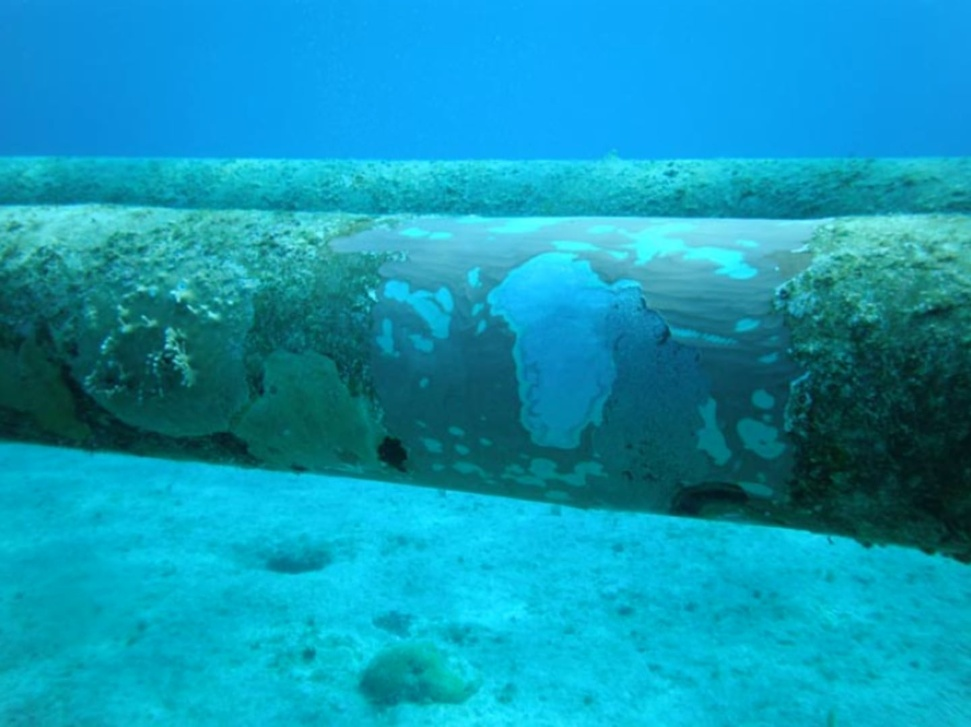
#> input picture dataset/image-6.jpg, 971 x 727 px, shrunk from 1440 x 1078 before the run, found by its file name
$ python uciqe2.py
#> lines starting #> are read from the running program, lines starting #| are printed output that depends on the picture; long printed decimals are rounded
#> further down, img is the input picture: shape (727, 971, 3); mean R, G, B 14.3, 151.6, 181.8
'''
UCIQE
Metrics for unferwater image quality evaluation.

Source: https://github.com/TongJiayan/UCIQE-python/blob/main/UCIQE.py
Author: TongJiayan
Based on the paper: https://doi.org/10.1109/TIP.2015.2491020

'''

import numpy as np
from skimage import io, color

def getUCIQE(img):
    img_LAB = color.rgb2lab(img)
#> img_LAB: shape (727, 971, 3) float64; mean of channels 0, 1, 2 57.4, -21.3, -24.3
    img_LAB = np.array(img_LAB,dtype=np.float64)

    # Trained coefficients are c1=0.4680, c2=0.2745, c3=0.2576 according to paper.
    # coe_Metric = [0.4680, 0.2745, 0.2576]
    c1,c2,c3 = 0.4680, 0.2745, 0.2576

    img_lum = img_LAB[:,:,0]/255.0
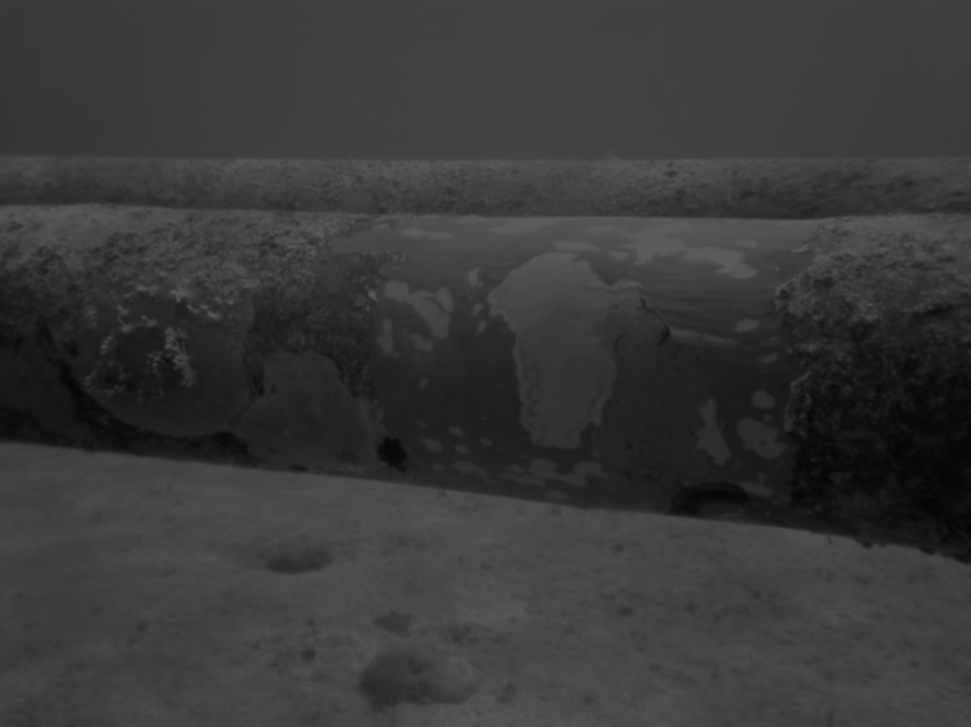
#> img_lum: shape (727, 971) float64; min 0.0216, max 0.363, mean 0.225
    img_a = img_LAB[:,:,1]/255.0
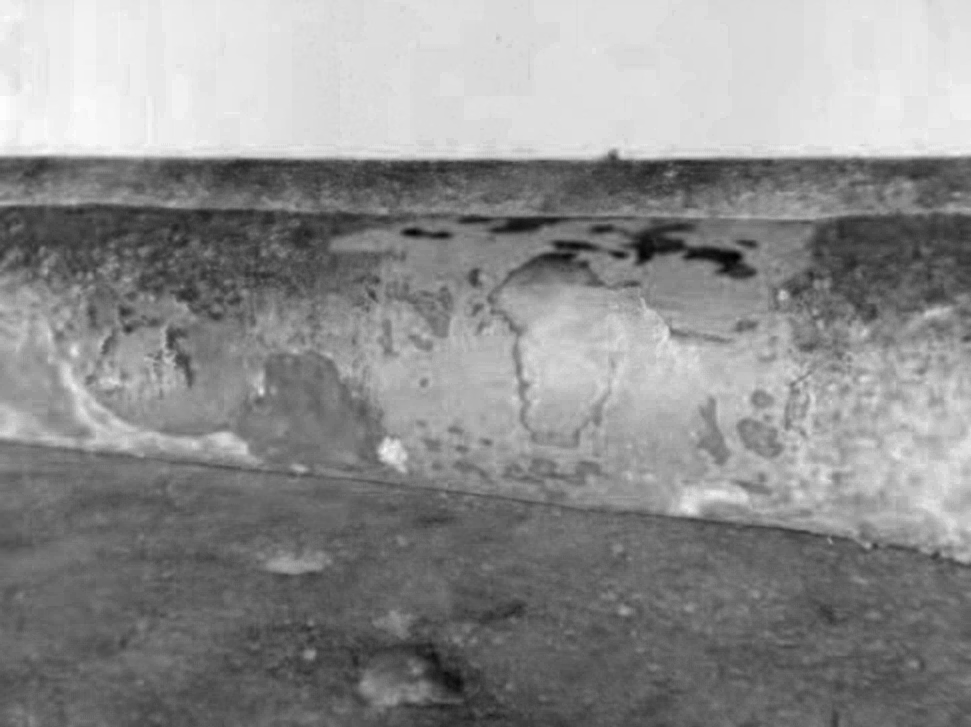
#> img_a: shape (727, 971) float64; min -0.183, max -0.0038, mean -0.0835; drawn with min black and max white
    img_b = img_LAB[:,:,2]/255.0
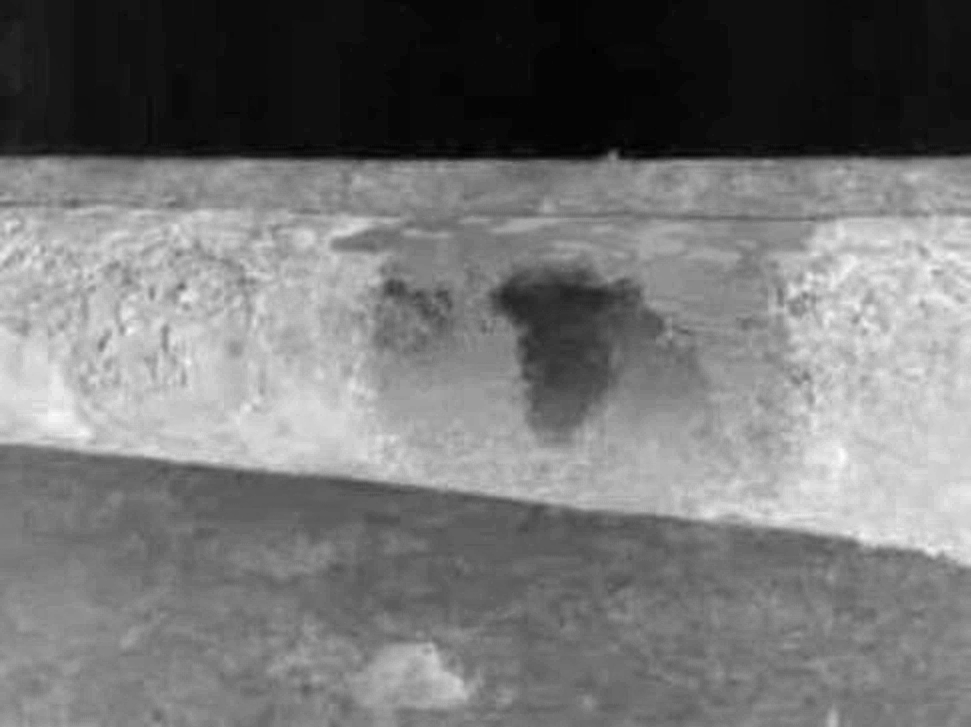
#> img_b: shape (727, 971) float64; min -0.205, max 0.034, mean -0.0954; drawn with min black and max white

    # item-1 : contrast of chroma
    chroma = np.sqrt(np.square(img_a)+np.square(img_b))
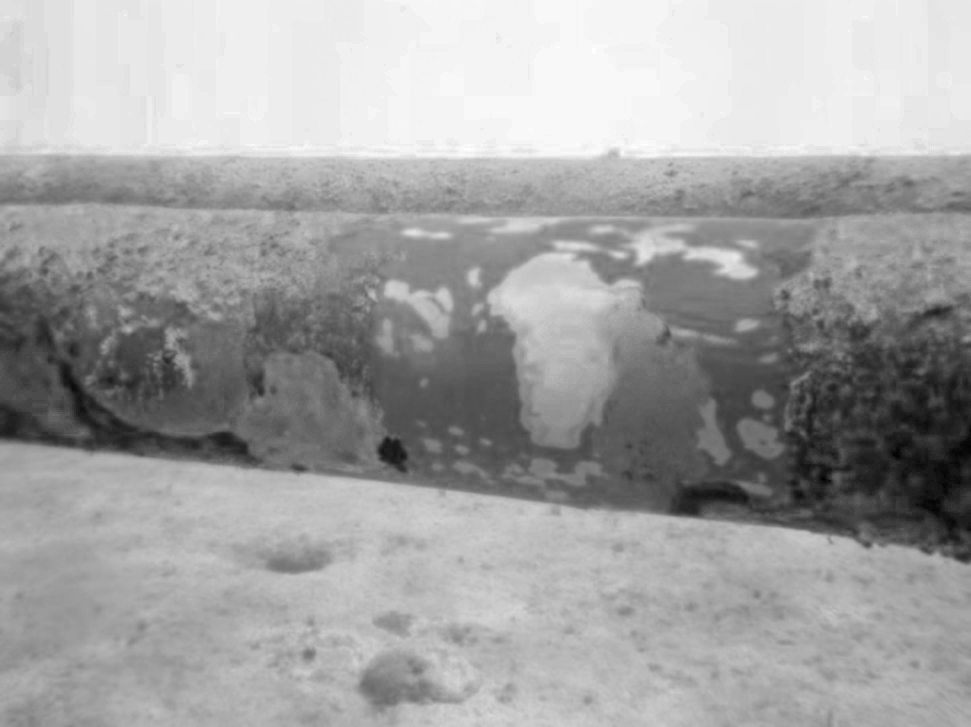
#> chroma: shape (727, 971) float64; min 0.0236, max 0.206, mean 0.14; drawn with min black and max white
    sigma_c = np.std(chroma)
#> sigma_c = 0.0402

    # item-2 : contrast of luminance
    img_lum = img_lum.flatten()
    sorted_index = np.argsort(img_lum)
    top_index = sorted_index[int(len(img_lum)*0.99)]
#> top_index = 228854
    bottom_index = sorted_index[int(len(img_lum)*0.01)]
#> bottom_index = 476513
    con_lum = img_lum[top_index] - img_lum[bottom_index]
#> con_lum = 0.287

    # item-3 : average saturation
    chroma = chroma.flatten()
    sat = np.divide(chroma, img_lum, out=np.zeros_like(chroma, dtype=np.float64), where=img_lum!=0)
    avg_sat = np.mean(sat)
#> avg_sat = 0.645

    # uciqe = sigma_c*coe_Metric[0] + con_lum*coe_Metric[1] + avg_sat*coe_Metric[2]
    uciqe = sigma_c*c1 + con_lum*c2 + avg_sat*c3
#> uciqe = 0.264

    return uciqe

if __name__ == '__main__':
    image_path = 'dataset/image-6.jpg'
    img = io.imread(image_path)
    uciqe = getUCIQE(img)
#> uciqe = 0.264
    print("UCIQE = ",uciqe)
#| UCIQE =  0.264

$ run again, with dataset/image-1.jpg copied over dataset/image-6.jpg
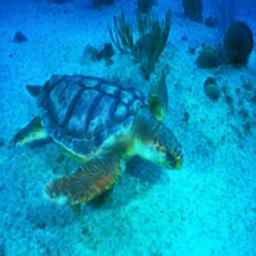
#> input picture dataset/image-1.jpg, 256 x 256 px, found by its file name
#> img is the input picture: shape (256, 256, 3); mean R, G, B 8.8, 146.4, 189.1
#> img_LAB: shape (256, 256, 3) float64; mean of channels 0, 1, 2 56.2, -15.7, -31
#> in getUCIQE, `img_b = img_LAB[:,:,2]/255.0`:
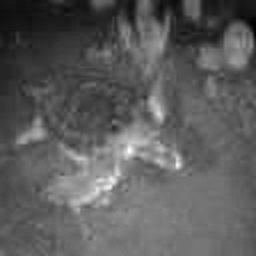
#> img_b: shape (256, 256) float64; min -0.276, max 0.148, mean -0.122; drawn with min black and max white
#> in getUCIQE, `chroma = np.sqrt(np.square(img_a)+np.square(img_b))`:
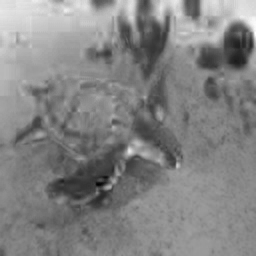
#> chroma: shape (256, 256) float64; min 0.00797, max 0.294, mean 0.156; drawn with min black and max white
#> sigma_c = 0.0395
#> top_index = 65230
#> bottom_index = 8690
#> con_lum = 0.263
#> avg_sat = 0.759
#> in getUCIQE, `uciqe = sigma_c*c1 + con_lum*c2 + avg_sat*c3`: uciqe = 0.286
#| UCIQE =  0.2863

$ run again, with dataset/image-2.jpg copied over dataset/image-6.jpg
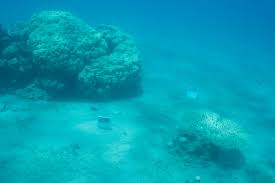
#> input picture dataset/image-2.jpg, 275 x 183 px, found by its file name
#> img is the input picture: shape (183, 275, 3); mean R, G, B 3.4, 157.5, 178.6
#> img_LAB: shape (183, 275, 3) float64; mean of channels 0, 1, 2 59.4, -26.2, -20.7
#> in getUCIQE, `img_b = img_LAB[:,:,2]/255.0`:
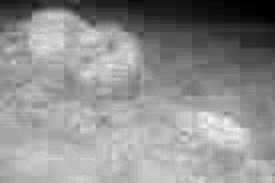
#> img_b: shape (183, 275) float64; min -0.157, max -0.0227, mean -0.0813; drawn with min black and max white
#> in getUCIQE, `chroma = np.sqrt(np.square(img_a)+np.square(img_b))`:
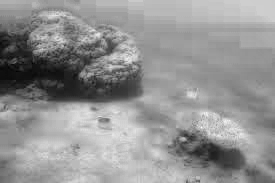
#> chroma: shape (183, 275) float64; min 0.0859, max 0.175, mean 0.137; drawn with min black and max white
#> sigma_c = 0.0162
#> top_index = 26042
#> bottom_index = 17882
#> con_lum = 0.167
#> avg_sat = 0.596
#> in getUCIQE, `uciqe = sigma_c*c1 + con_lum*c2 + avg_sat*c3`: uciqe = 0.207
#| UCIQE =  0.207

$ run again, with dataset/image-5.jpg copied over dataset/image-6.jpg
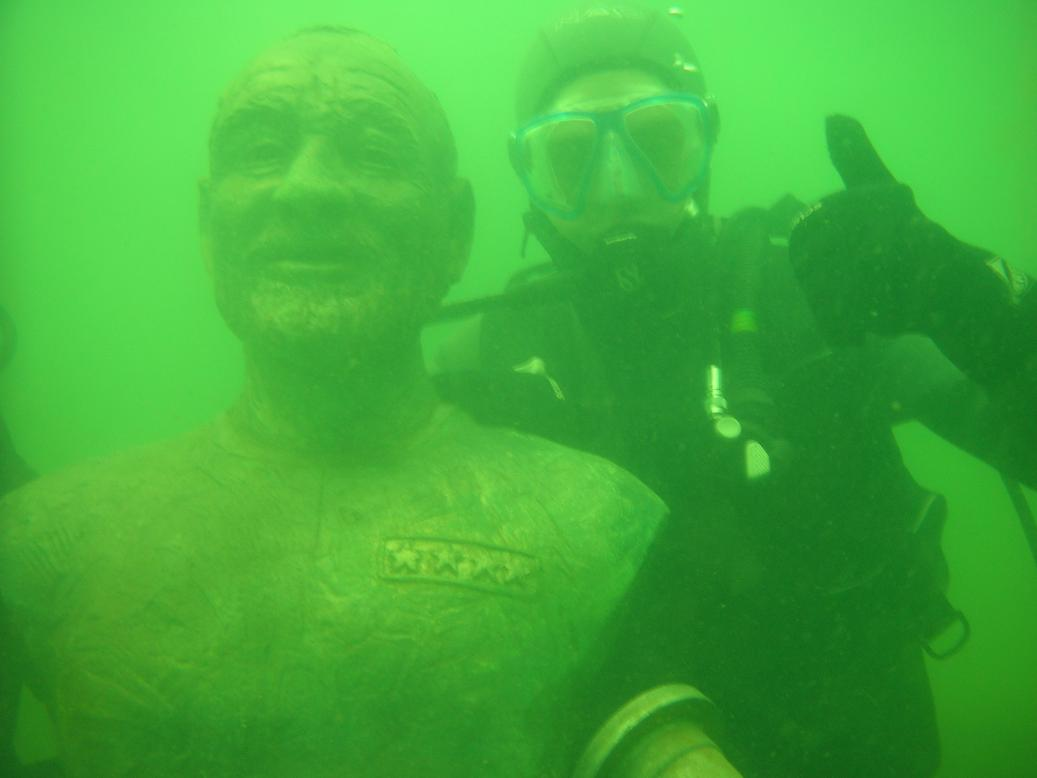
#> input picture dataset/image-5.jpg, 1037 x 778 px, found by its file name
#> img is the input picture: shape (778, 1037, 3); mean R, G, B 64.9, 172.2, 57
#> img_LAB: shape (778, 1037, 3) float64; mean of channels 0, 1, 2 62.3, -52.4, 48.3
#> in getUCIQE, `img_a = img_LAB[:,:,1]/255.0`:
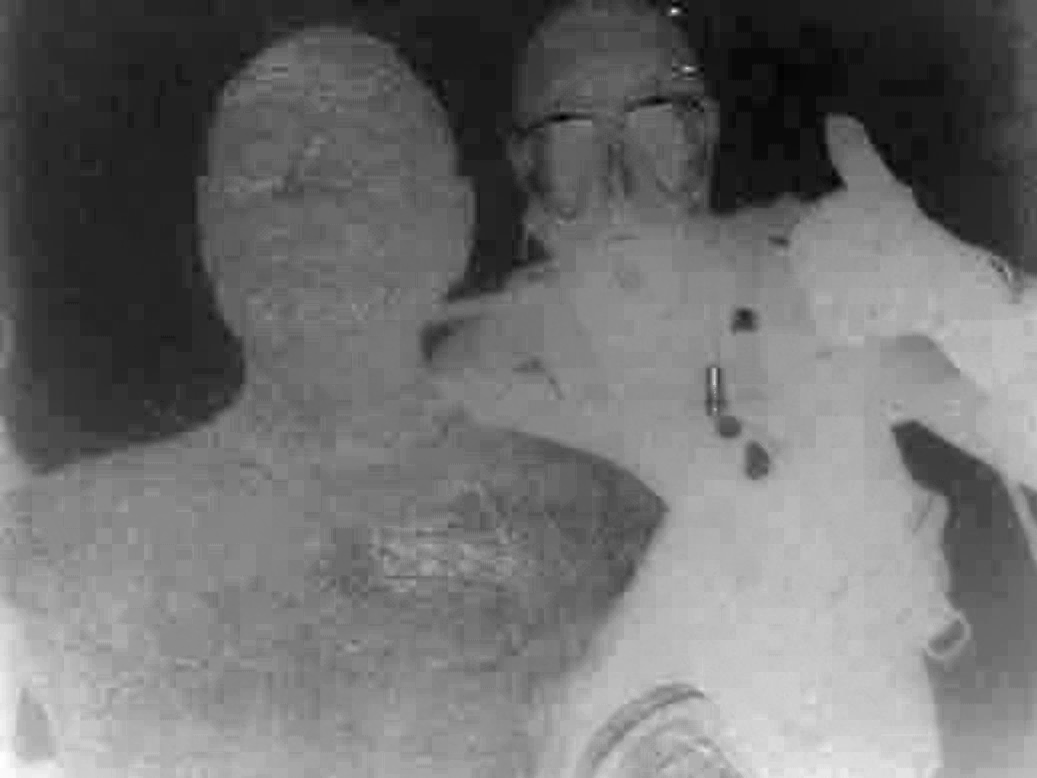
#> img_a: shape (778, 1037) float64; min -0.261, max -0.135, mean -0.206; drawn with min black and max white
#> in getUCIQE, `img_b = img_LAB[:,:,2]/255.0`:
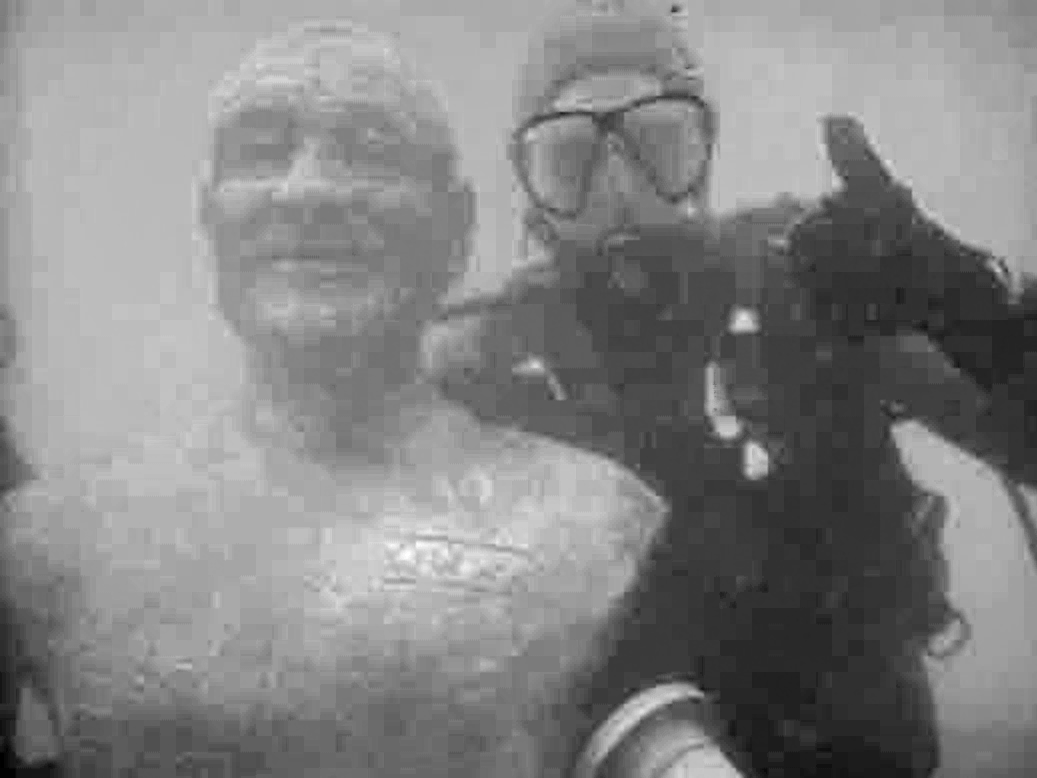
#> img_b: shape (778, 1037) float64; min 0.121, max 0.253, mean 0.189; drawn with min black and max white
#> sigma_c = 0.0347
#> top_index = 29411
#> bottom_index = 775561
#> con_lum = 0.192
#> avg_sat = 1.17
#> in getUCIQE, `uciqe = sigma_c*c1 + con_lum*c2 + avg_sat*c3`: uciqe = 0.371
#| UCIQE =  0.3705
